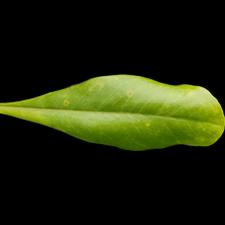
#> input picture temp_image.png, 225 x 225 px
$ python -i EkstraksiFiturKmeans.py   (imports and definitions only)   (older library calls are emulated)
#> lines starting #> are read from the running program, lines starting #| are printed output that depends on the picture; after the words box and inside, x2 and y2 are one past the last pixel; in counts of white or black regions, pixels touching at a corner belong together
import cv2
import numpy as np
from PIL import Image
import os
from skimage.feature import graycomatrix, graycoprops

def preproses_image(img, size=(225, 225)):
    """Resize the image, apply grayscale, CLAHE, and dilation."""
    # Resize the image
    img_resized = img.resize(size, Image.Resampling.LANCZOS)

    # Convert the image to numpy array
    img_array = np.array(img_resized)

    # Check if image is already in grayscale (single channel)
    if len(img_array.shape) == 3 and img_array.shape[2] == 3:
        # Convert to grayscale if image is in RGB (3 channels)
        img_gray = cv2.cvtColor(img_array, cv2.COLOR_RGB2GRAY)
    else:
        # If image is already grayscale, use it as is
        img_gray = img_array

    # Apply CLAHE (Contrast Limited Adaptive Histogram Equalization)
    clahe = cv2.createCLAHE(clipLimit=5.0, tileGridSize=(8, 8))
    img_clahe = clahe.apply(img_gray)

    # Apply Dilation (using elliptical structuring element)
    kernel = cv2.getStructuringElement(cv2.MORPH_ELLIPSE, (3, 3))
    img_dilated = cv2.dilate(img_clahe, kernel, iterations=2)

    return img_dilated

def process_image_for_KMeans(img_dilated, k=2, padding=10):
    """Process the image using K-Means clustering and contour detection, keeping only the largest object."""

    # Set pixels with intensity 0-5 to 0
    image = np.where(img_dilated <= 5, 0, img_dilated)

    # Add padding around the image
    padded_image = cv2.copyMakeBorder(image, padding, padding, padding, padding, cv2.BORDER_CONSTANT, value=0)

    # Step 2: Apply Smoothing (2D Convolution)
    kernel = np.ones((5, 5), np.float32) / 25
    smoothed_image = cv2.filter2D(padded_image, -1, kernel)

    # Step 3: Reshape image for K-Means
    pixel_values = smoothed_image.reshape((-1, 1))  # Assuming single channel grayscale
    pixel_values = np.float32(pixel_values)

    # Step 4: Define K-Means criteria and apply
    criteria = (cv2.TERM_CRITERIA_EPS + cv2.TERM_CRITERIA_MAX_ITER, 100, 0.2)
    _, labels, centers = cv2.kmeans(pixel_values, k, None, criteria, 10, cv2.KMEANS_RANDOM_CENTERS)

    # Step 5: Convert centers to uint8 and recreate segmented image
    centers = np.uint8(centers)
    segmented_image = centers[labels.flatten()]
    segmented_image = segmented_image.reshape(smoothed_image.shape)

    # Step 6: Detect Contours on Segmented Image
    _, binary_segmented = cv2.threshold(segmented_image, 0, 255, cv2.THRESH_BINARY + cv2.THRESH_OTSU)
    contours, _ = cv2.findContours(binary_segmented, cv2.RETR_EXTERNAL, cv2.CHAIN_APPROX_SIMPLE)

    # Keep only the largest contour
    if contours:
        largest_contour = max(contours, key=cv2.contourArea)

        # Create a mask with only the largest object
        largest_object_mask = np.zeros_like(binary_segmented)
        cv2.drawContours(largest_object_mask, [largest_contour], -1, 255, thickness=cv2.FILLED)

        # Mask the original image with the largest object
        grayscale_masked = cv2.bitwise_and(padded_image, padded_image, mask=largest_object_mask)

        return largest_object_mask, grayscale_masked

    else:
        print("No contours found.")
        return None, None

def extract_glcm_features(grayscale_image, distances=[1], angles=[0, np.pi/4, np.pi/2, 3*np.pi/4]):
    """Extract GLCM (Gray-Level Co-occurrence Matrix) features from an image."""

    # Compute GLCM
    glcm = graycomatrix(grayscale_image, distances=distances, angles=angles, levels=256, symmetric=True, normed=True)

    # Compute GLCM properties for each angle
    asm = graycoprops(glcm, 'ASM').flatten()
    contrast = graycoprops(glcm, 'contrast').flatten()
    homogeneity = graycoprops(glcm, 'homogeneity').flatten()
    correlation = graycoprops(glcm, 'correlation').flatten()

    # Calculate entropy manually for each angle
    entropy = []
    for i in range(len(angles)):
        glcm_angle = glcm[:, :, 0, i]
        entropy.append(-np.sum(glcm_angle * np.log2(glcm_angle + (glcm_angle == 0))))

    # Return all features as a dictionary
    return {
        "ASM": asm,
        "Contrast": contrast,
        "Homogeneity": homogeneity,
        "Correlation": correlation,
        "Entropy": entropy
    }


def extract_shape_features(binary_image):
    """Extract shape features including Hu Moments, Diameter, Perimeter, and Area."""

    contours, _ = cv2.findContours(binary_image, cv2.RETR_EXTERNAL, cv2.CHAIN_APPROX_SIMPLE)
    if not contours:
        return None

    # Use the largest contour
    largest_contour = max(contours, key=cv2.contourArea)

    # Calculate features
    moments = cv2.moments(largest_contour)
    hu_moments = cv2.HuMoments(moments).flatten()
    perimeter = cv2.arcLength(largest_contour, True)
    area = cv2.contourArea(largest_contour)
    diameter = 2 * np.sqrt(area / np.pi) if area > 0 else 0

    # Return individual shape features
    return hu_moments, perimeter, diameter, area

def EkstrakFiturKMeans(image_path, padding=10, size=(225, 225)):
    """Process the image and extract both shape and texture features."""
#> called with image_path = 'temp_image.png', padding = 10, size = (225, 225)

    # Load the image
    img = Image.open(image_path)
#> img is the input picture: PIL image 225x225 RGB; mean R, G, B 30.1, 36.1, 10.4

    # Preprocess the image (resize, grayscale, CLAHE, dilation)
    img_dilated = preproses_image(img, size)
#> in preproses_image, `img_gray = cv2.cvtColor(img_array, cv2.COLOR_RGB2GRAY)`:
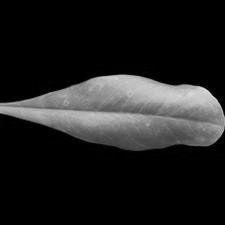
#> img_gray: shape (225, 225); min 0, max 239, mean 31.4
#> in preproses_image, `img_clahe = clahe.apply(img_gray)`:
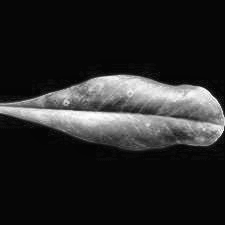
#> img_clahe: shape (225, 225); min 4, max 254, mean 37.8
#> in preproses_image, `img_dilated = cv2.dilate(img_clahe, kernel, iterations=2)`:
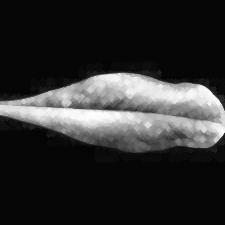
#> img_dilated: shape (225, 225); min 4, max 254, mean 46.1

    binary_mask, grayscale_masked = process_image_for_KMeans(img_dilated, padding)
#> in process_image_for_KMeans, `smoothed_image = cv2.filter2D(padded_image, -1, kernel)`:
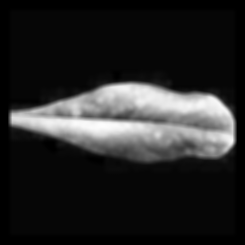
#> smoothed_image: shape (245, 245); min 0, max 253, mean 38.9
#> in process_image_for_KMeans, `_, labels, centers = cv2.kmeans(pixel_values, k, None, criteria, 10, c..`: centers = [186.8, 136.8, 44.25, 107.7, 212.1, 236.2, 163.5, 14.74, 4.74, 77.67]
#> in process_image_for_KMeans, `centers = np.uint8(centers)`: centers = [186, 136, 44, 107, 212, 236, 163, 14, 4, 77]
#> in process_image_for_KMeans, `_, binary_segmented = cv2.threshold(segmented_image, 0, 255, cv2.THRES..`:
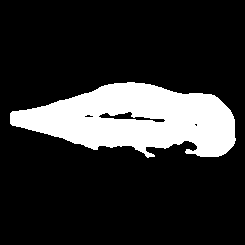
#> binary_segmented: shape (245, 245); 18.2% white; 1 white region
#> in process_image_for_KMeans, `contours, _ = cv2.findContours(binary_segmented, cv2.RETR_EXTERNAL, cv..`: contours = 1 contour; box (x1, y1, x2, y2) and area: (10, 82, 236, 158) 10884
#> in process_image_for_KMeans, `largest_contour = max(contours, key=cv2.contourArea)`: largest_contour = contour of 244 points, box (x1, y1, x2, y2) (10, 82, 236, 158), area 10884
#> in process_image_for_KMeans, `cv2.drawContours(largest_object_mask, [largest_contour], -1, 255, thic..`: largest_object_mask: shape (245, 245); 18.6% white; 1 white region
#> in process_image_for_KMeans, `grayscale_masked = cv2.bitwise_and(padded_image, padded_image, mask=la..`:
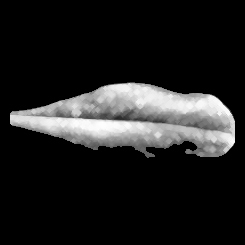
#> grayscale_masked: shape (245, 245); min 0, max 254, mean 32.6

    if binary_mask is None or grayscale_masked is None:
        print("No valid contours found.")
        return None

    # Extract GLCM features from the grayscale image (after Otsu)
    glcm_features = extract_glcm_features(grayscale_masked)
#> in extract_glcm_features, `asm = graycoprops(glcm, 'ASM').flatten()`: asm = [0.659, 0.653, 0.655, 0.653]
#> in extract_glcm_features, `contrast = graycoprops(glcm, 'contrast').flatten()`: contrast = [76.74, 208.3, 178.1, 232.9]
#> in extract_glcm_features, `homogeneity = graycoprops(glcm, 'homogeneity').flatten()`: homogeneity = [0.873, 0.873, 0.857, 0.866]
#> in extract_glcm_features, `correlation = graycoprops(glcm, 'correlation').flatten()`: correlation = [0.993, 0.98, 0.983, 0.977]
#> the loop in extract_glcm_features, `for i in range(len(angles)):` made 4 passes
#> pass 1, in extract_glcm_features, `glcm_angle = glcm[:, :, 0, i]`:
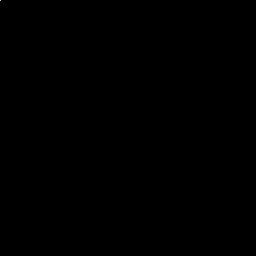
#> glcm_angle: shape (256, 256) float64; min 0, max 0.812, mean 1.53e-05
#> after the loop in extract_glcm_features, `for i in range(len(angles)):`: entropy = [2.87, 2.97, 3, 3]
#> glcm_features = {'ASM': [0.659, 0.653, 0.655, 0.653], 'Contrast': [76.74, 208.3, 178.1, 232.9], 'Homogeneity': [0.873, 0.873, 0.857, 0.866], 'Correlation': [0.993, 0.98, 0.983, 0.977], 'Entropy': [2.87, 2.97, 3, 3]}

    # Extract shape features from the binary image (after Otsu)
    hu_moments, perimeter, diameter, area = extract_shape_features(binary_mask)
#> in extract_shape_features, `moments = cv2.moments(largest_contour)`: moments = moments, m00 10884, centre m10/m00, m01/m00 = (135.8, 119.1)
#> in extract_shape_features, `hu_moments = cv2.HuMoments(moments).flatten()`: hu_moments = [0.315, 0.0706, 0.00161, 0.000533, 4.62e-07, 0.000108, 1.75e-07]
#> in extract_shape_features, `perimeter = cv2.arcLength(largest_contour, True)`: perimeter = 607.4
#> in extract_shape_features, `area = cv2.contourArea(largest_contour)`: area = 10884
#> in extract_shape_features, `diameter = 2 * np.sqrt(area / np.pi) if area > 0 else 0`: diameter = 117.7
#> perimeter = 607.4; diameter = 117.7; area = 10884

    # Return all extracted features separately
    return {
        "ASM_0": glcm_features["ASM"][0], "ASM_45": glcm_features["ASM"][1],
        "ASM_90": glcm_features["ASM"][2], "ASM_135": glcm_features["ASM"][3],
        "Contrast_0": glcm_features["Contrast"][0], "Contrast_45": glcm_features["Contrast"][1],
        "Contrast_90": glcm_features["Contrast"][2], "Contrast_135": glcm_features["Contrast"][3],
        "IDM_0": glcm_features["Homogeneity"][0], "IDM_45": glcm_features["Homogeneity"][1],
        "IDM_90": glcm_features["Homogeneity"][2], "IDM_135": glcm_features["Homogeneity"][3],
        "Entropy_0": glcm_features["Entropy"][0], "Entropy_45": glcm_features["Entropy"][1],
        "Entropy_90": glcm_features["Entropy"][2], "Entropy_135": glcm_features["Entropy"][3],
        "Correlation_0": glcm_features["Correlation"][0], "Correlation_45": glcm_features["Correlation"][1],
        "Correlation_90": glcm_features["Correlation"][2], "Correlation_135": glcm_features["Correlation"][3],
        "Hu_Moment_1": hu_moments[0],
        "Hu_Moment_2": hu_moments[1],
        "Hu_Moment_3": hu_moments[2],
        "Hu_Moment_4": hu_moments[3],
        "Hu_Moment_5": hu_moments[4],
        "Hu_Moment_6": hu_moments[5],
        "Hu_Moment_7": hu_moments[6],
        "Perimeter": perimeter,
        "Diameter": diameter,
        "Area": area
    }

>>> result = EkstrakFiturKMeans('temp_image.png')
#> result = 30 items
